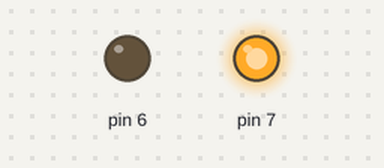
Bench run of a sketch on a simulated Arduino Uno, built with avr-gcc and run on an emulated ATmega328P. Parts: output pins drawn as LEDs (lit = HIGH).

Above: at 1.0 s.
At 3.0 s:
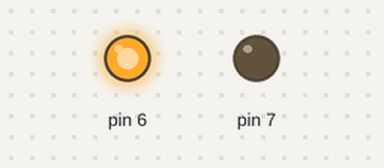
At 5.0 s:
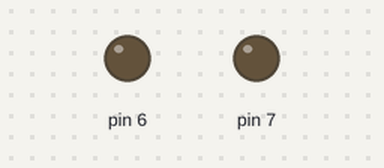
Timing chart, 0 to 7.8 s (numbered marks = the images above):
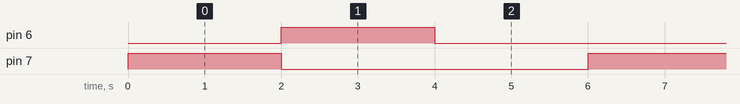

Measured:
- by itself, pin 6, pin 7: alternates HIGH for 2.0 s and LOW for 4.0 s
- by itself, everything shown: repeats every 6.0 s, in 3 steps

The sketch:

motor_dc.ino
```cpp
void setup()
{
pinMode(7, OUTPUT);
pinMode(6, OUTPUT);
}

void loop()
{
digitalWrite(7, HIGH);// clockwise
digitalWrite(6, LOW);
delay(2000);
digitalWrite(7, LOW); // Anticlockwise
digitalWrite(6, HIGH);
delay(2000);
digitalWrite(7, LOW); // stop
digitalWrite(6, LOW);
delay(2000);
}
```
